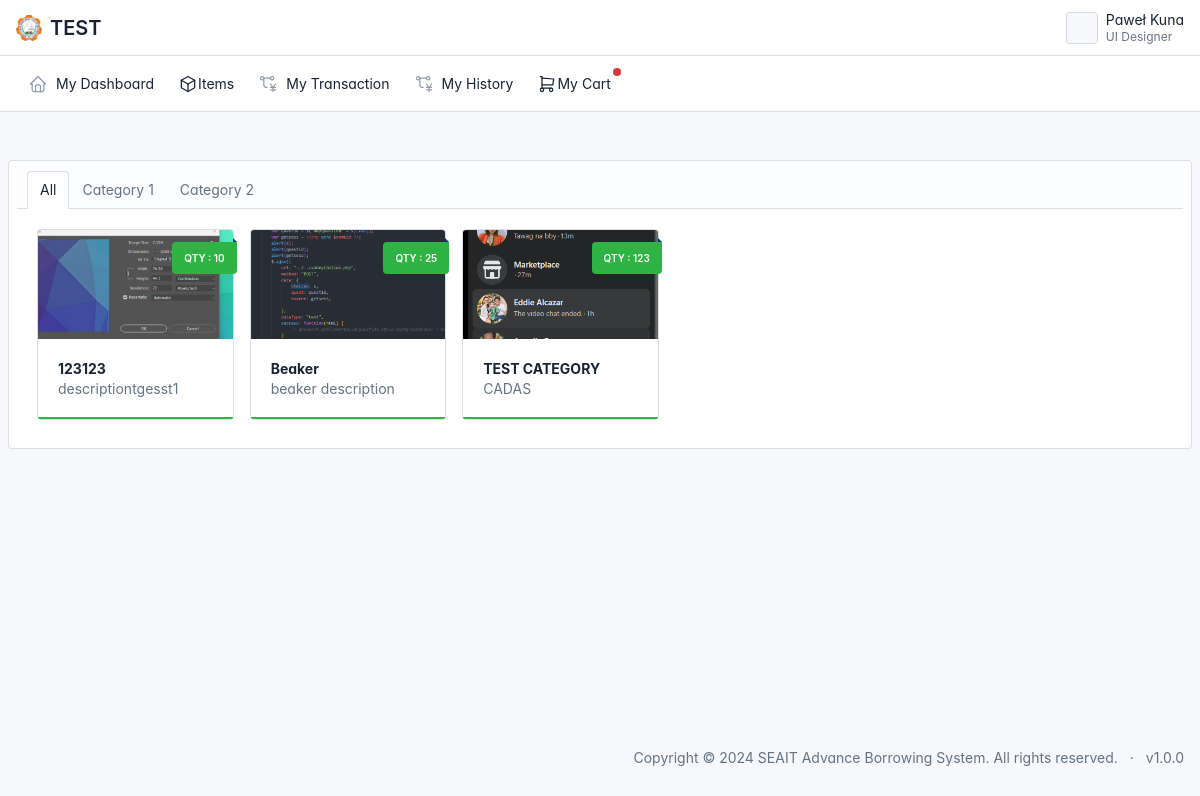
The app's page /user/items.php (signed in), older data.
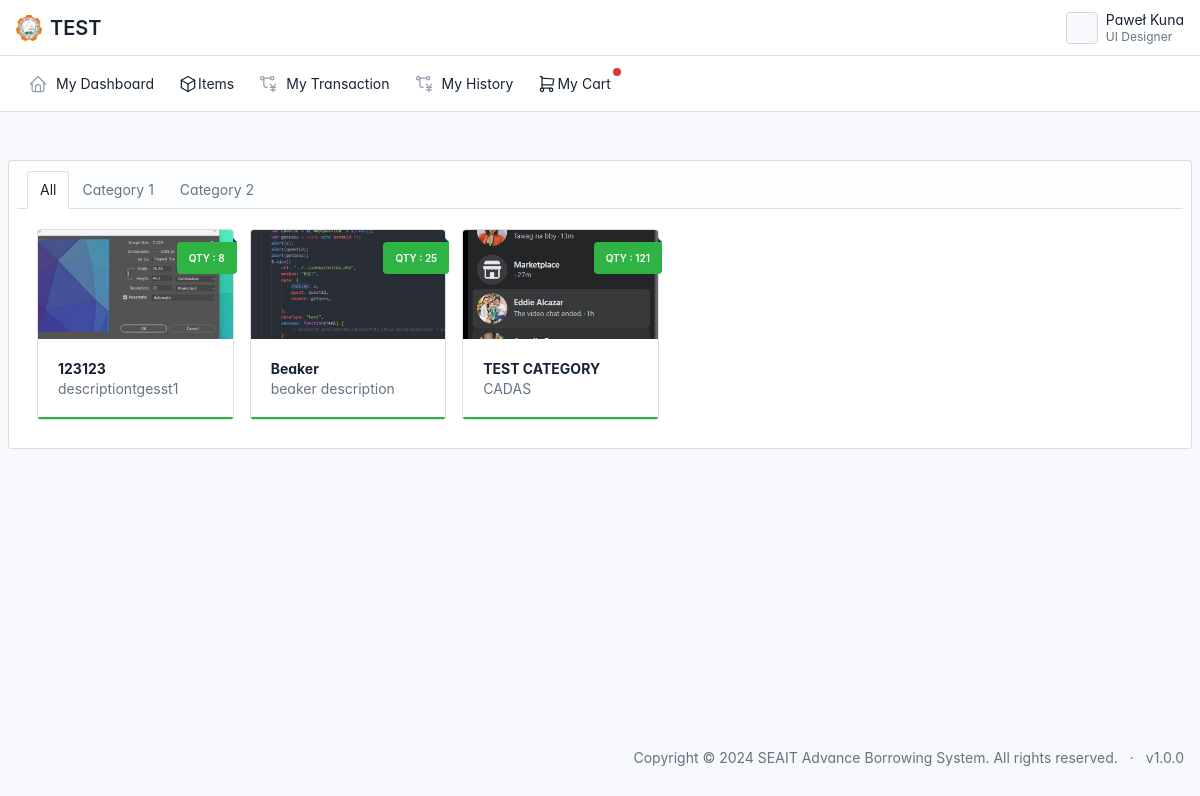
The same page, newer data.
### tables this page shows
CREATE TABLE IF NOT EXISTS `tbl_category` (
  `category_id` int NOT NULL AUTO_INCREMENT,
  `category_name` varchar(100) NOT NULL,
  `status` int NOT NULL DEFAULT '1',
  PRIMARY KEY (`category_id`)
);

CREATE TABLE IF NOT EXISTS `tbl_item` (
  `item_code` varchar(100) NOT NULL,
  `item_name` varchar(100) NOT NULL,
  `category_id` int NOT NULL,
  `size_id` int NOT NULL,
  `quantity` int NOT NULL,
  `item_condition` varchar(100) NOT NULL,
  `status` int NOT NULL,
  `description` varchar(100) NOT NULL,
  `img_path` varchar(100) NOT NULL,
  `date_created` datetime NOT NULL DEFAULT CURRENT_TIMESTAMP,
  PRIMARY KEY (`item_code`),
  KEY `fk_category_id` (`category_id`),
  KEY `fk_size_id` (`size_id`)
);

### user/items.php (the view, shortened to what this page needs)
<?php
include '../connection.php';
?>
<!doctype html>
<html lang="en">
<?php include '../components/head.php' ?>
<body class=" layout-fluid">
  <div class="page">
    <?php include '../components/navbar.php' ?>
    <?php include '../components/usersidebar.php' ?>
    <div class="page-wrapper">
      <div class="page-header d-print-none">
        <div class="page-body">
          <div class="container-xl">
            <div class="row">
              <div class="card">
                <div class="card-header">
                  <ul class="nav nav-tabs card-header-tabs" data-bs-toggle="tabs">
                    <li class="nav-item">
                      <a href="#all" class="nav-link active" data-bs-toggle="tab">All</a>
                    </li>
                    <?php
                    $sql = "SELECT * FROM tbl_category order by category_id";
                    $rs = $conn->query($sql);
                    foreach ($rs as $row) { ?>
                      <li class="nav-item">
                        <a href="#<?php echo str_replace(' ', '', $row['category_name'] ) ?>" class="nav-link text-capitalize" data-bs-toggle="tab"><?php echo $row['category_name'] ?></a>
                      </li>
                    <?php } ?>
                  </ul>
                </div>
                <div class="card-body w-75">
                  <div class="tab-content">
                    <div class="tab-pane active show" id="all">
                      <div class="row" id="cardContainer">
                        <?php
                        $sqls = "SELECT
                                      a.item_code,
                                      a.item_name,
                                      a.img_path,
                                      a.quantity,
                                      b.category_name,
                                      a.description
                                  FROM
                                      tbl_item a
                                  LEFT JOIN tbl_category b ON
                                      a.category_id = b.category_id
                                  LEFT JOIN tbl_size c ON
                                      a.size_id = c.size_id
                                  WHERE a.status=1
                                  ORDER BY
                                      a.date_created ASC";
                        $rss = $conn->query($sqls);
                        foreach ($rss as $rows) { ?>
                          <div class="col-lg-3 pb-2">
                            <div class="card card-link card-link-pop" onclick="window.location.href='borrowslip.php?code=<?php echo $rows['item_code'] ?>'" style="cursor:pointer">
                              <?php
                              if ($rows['quantity'] === '0') {
                                echo "<div class='ribbon bg-danger'> Out of Stock </div>";
                              } else {
                                echo "<div class='ribbon bg-success'> Qty : " . $rows['quantity'] . "</div>";
                              }
                              ?>
                              <div class="card-status-bottom bg-success"></div>
                              <div class="img-responsive img-responsive-16x9 card-img-top" style="background-image: url('../static/item/<?php echo $rows['img_path'] ?>')"></div>
                              <div class="card-body">
                                <span class="text-capitalize fw-bolder asname"><?php echo $rows['item_name'] ?></span>
                                <p class="text-muted asdes"><?php echo $rows['description'] ?></p>
                              </div>
                            </div>
                          </div>
                        <?php } ?>
                      </div>
                    </div>
                  </div>
                </div>
              </div>
            </div>
          </div>
        </div>
      </div>
      <?php include '../components/footer.php' ?>
    </div>
</body>
</html>

### components/head.php (shortened to what this page needs)
<head>
    <link href="../dist/css/tabler.min.css?1692870487" rel="stylesheet"/>
    <link href="../dist/css/tabler-flags.min.css?1692870487" rel="stylesheet"/>
    <link href="../dist/css/tabler-payments.min.css?1692870487" rel="stylesheet"/>
    <link href="../dist/css/tabler-vendors.min.css?1692870487" rel="stylesheet"/>
    <link href="../dist/css/demo.min.css?1692870487" rel="stylesheet"/>
    <link href="../dist/libs/toastr/toastr.css" rel="stylesheet"/>
  </head>

### components/navbar.php (shortened to what this page needs)
<header class="navbar navbar-expand-md d-print-none">
      <div class="container-xl">
        <h1 class="navbar-brand navbar-brand-autodark d-none-navbar-horizontal pe-0 pe-md-3">
          <img src="../static/images/seait.png" width="26px" height="26px"> TEST
        </h1>
        <div class="navbar-nav flex-row order-md-last">
          <div class="nav-item dropdown">
            <a href="#" class="nav-link d-flex lh-1 text-reset p-0" data-bs-toggle="dropdown" aria-label="Open user menu">
              <span class="avatar avatar-sm" style="background-image: url(./static/avatars/000m.jpg)"></span>
              <div class="d-none d-xl-block ps-2">
                <div>Paweł Kuna</div>
                <div class="mt-1 small text-secondary">UI Designer</div>
              </div>
            </a>
          </div>
        </div>
      </div>
    </header>

### components/usersidebar.php (shortened to what this page needs)
<header class="navbar-expand-md">
  <div class="collapse navbar-collapse" id="navbar-menu">
    <div class="navbar">
      <div class="container-xl">
        <ul class="navbar-nav">
          <li class="nav-item">
            <a class="nav-link" href="./">
              <span class="nav-link-icon d-md-none d-lg-inline-block">
              </span>
              <span class="nav-link-title">
                My Dashboard
              </span>
            </a>
          </li>
          <li class="nav-item">
            <a class="nav-link" href="./items.php" rel="noopener">
              <span class="nav-link-title">
                Items
              </span>
            </a>
          </li>
          <li class="nav-item">
            <a class="nav-link" href="./transaction.php" rel="noopener">
              <span class="nav-link-icon d-md-none d-lg-inline-block">
              </span>
              <span class="nav-link-title">
                My Transaction
              </span>
            </a>
          </li>
          <li class="nav-item">
            <a class="nav-link" href="./myhistory.php" rel="noopener">
              <span class="nav-link-icon d-md-none d-lg-inline-block">
              </span>
              <span class="nav-link-title">
                My History
              </span>
            </a>
          </li>
          <li class="nav-item">
            <a class="nav-link" href="./cart.php" rel="noopener">
              <span class="nav-link-title">
                My Cart <span class="badge bg-danger rounded-circle text-white" id="countcart"></span>
              </span>
            </a>
          </li>
        </ul>
      </div>
    </div>
  </div>
</header>

### components/footer.php
<footer class="footer footer-transparent d-print-none">
        <div class="container-xl">
          <div class="row text-center align-items-center flex-row-reverse">
            <div class="col-12 col-lg-auto mt-3 mt-lg-0">
              <ul class="list-inline list-inline-dots mb-0">
                <li class="list-inline-item">
                  Copyright &copy; 2024
                  <a href="." class="link-secondary">SEAIT Advance Borrowing System</a>.
                  All rights reserved.
                </li>
                <li class="list-inline-item">
                  <a href="./changelog.html" class="link-secondary" rel="noopener">
                    v1.0.0
                  </a>
                </li>
              </ul>
            </div>
          </div>
        </div>
      </footer>

### components/head.php (style rules this page uses)
:root { --tblr-font-sans-serif: 'Inter Var', -apple-system, BlinkMacSystemFont, San Francisco, Segoe UI, Roboto, Helvetica Neue, sans-serif; }
body { font-feature-settings: "cv03", "cv04", "cv11"; }

Row changes from the older to the newer data that the page shows:
changed tbl_item "descriptiontgesst1": quantity "10" → "8"
changed tbl_item "TEST CATEGORY": quantity "123" → "121"
